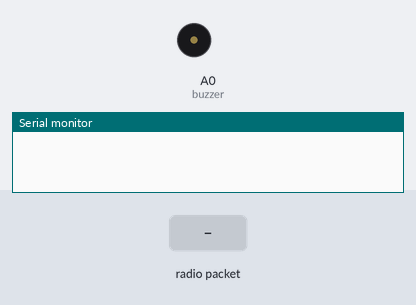
A sketch run on a simulated Arduino Uno, built with avr-gcc and run on an emulated ATmega328P. On the bench: buzzer (waves = sounding, pin HIGH), the last lines printed to the serial monitor. Inputs (shaded band) come from the test bench. No radio packets arrive unless stated.

Above: at 1.2 s.
1.3 s: radio packet "A" arrives
At 2.1 s:
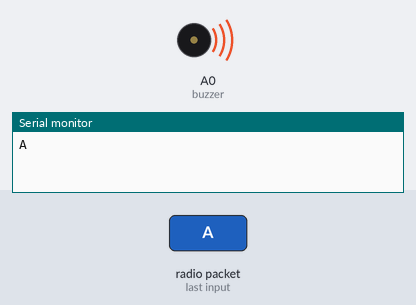
2.8 s: radio packet "B" arrives
At 3.2 s:
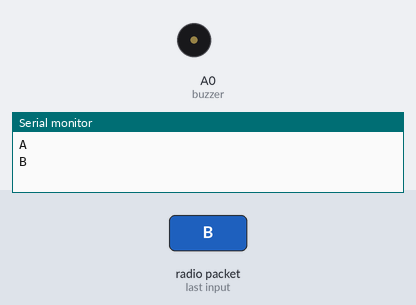
Timing chart, 0 to 5.8 s (numbered marks = the images above; inputs shaded):
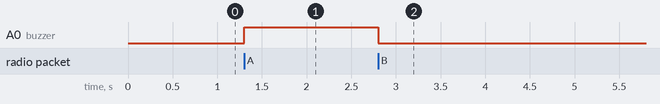

Measured:
- after the input at 1.3 s, A0 (buzzer): LOW → HIGH at once
- after the input at 2.8 s, A0 (buzzer): HIGH → LOW at once

The sketch:

ask_receiver.ino
```cpp
// ask_receiver.pde
// -*- mode: C++ -*-
// Simple example of how to use RadioHead to receive messages
// with a simple ASK transmitter in a very simple way.
// Implements a simplex (one-way) receiver with an Rx-B1 module

#include <RH_ASK.h>
#include <SPI.h> // Not actualy used but needed to compile

RH_ASK driver;

const int buzzer = A0;
void setup()
{
    Serial.begin(9600);	// Debugging only
    if (!driver.init())
         Serial.println("init failed");
    pinMode(buzzer, OUTPUT);
    digitalWrite(buzzer, LOW);
}

void loop()
{
    uint8_t buf[RH_ASK_MAX_MESSAGE_LEN];
    uint8_t buflen = sizeof(buf);

    if (driver.recv(buf, &buflen)) // Non-blocking
    {
	int i;

	// Message with a good checksum received, dump it.
	//driver.printBuffer("Got:", buf, buflen);
  for(int i = 0; i < buflen; i++)
    {
      Serial.print(char(buf[i]));
      if(char(buf[i]) == 'A')
        digitalWrite(buzzer, HIGH);
      if(char(buf[i]) == 'B')
        digitalWrite(buzzer, LOW);
    }
    Serial.println(" ");
    }
}
```
